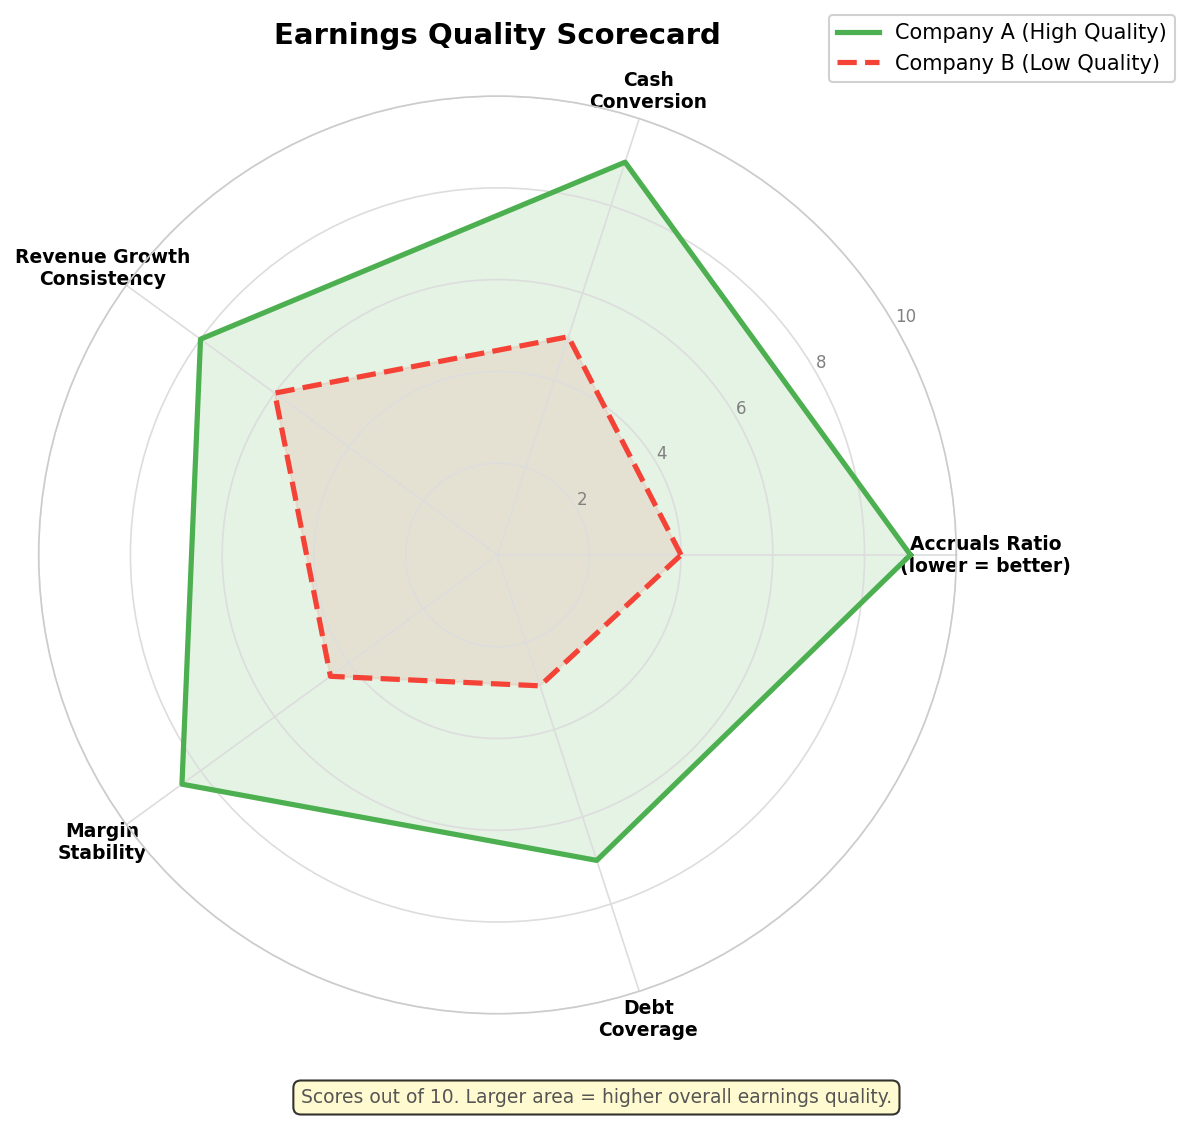

The Python source for this figure:
"""
Week 35: Earnings Quality Radar / Spider Chart
================================================
Compares two hypothetical companies on five earnings-quality metrics:
  1. Accruals Ratio (lower is better -- inverted for display)
  2. Cash Conversion
  3. Revenue Growth Consistency
  4. Margin Stability
  5. Debt Coverage

Output: week35_earnings_quality.png
"""

import numpy as np
import matplotlib.pyplot as plt

# -------------------------------------------------------------------
# Metrics and data (scores out of 10)
# -------------------------------------------------------------------
categories = [
    "Accruals Ratio\n(lower = better)",
    "Cash\nConversion",
    "Revenue Growth\nConsistency",
    "Margin\nStability",
    "Debt\nCoverage",
]

# Company A: high-quality earner
company_a_scores = [9, 9, 8, 8.5, 7]
# Company B: lower-quality earner
company_b_scores = [4, 5, 6, 4.5, 3]

num_vars = len(categories)

# -------------------------------------------------------------------
# Radar chart setup
# -------------------------------------------------------------------
# Compute angle for each axis
angles = np.linspace(0, 2 * np.pi, num_vars, endpoint=False).tolist()

# Close the polygon
company_a_scores += company_a_scores[:1]
company_b_scores += company_b_scores[:1]
angles += angles[:1]

# -------------------------------------------------------------------
# Plotting
# -------------------------------------------------------------------
fig, ax = plt.subplots(figsize=(8, 8), subplot_kw=dict(polar=True))

# Company A
ax.plot(angles, company_a_scores, color="#4CAF50", linewidth=2.5,
        linestyle="-", label="Company A (High Quality)")
ax.fill(angles, company_a_scores, color="#4CAF50", alpha=0.15)

# Company B
ax.plot(angles, company_b_scores, color="#F44336", linewidth=2.5,
        linestyle="--", label="Company B (Low Quality)")
ax.fill(angles, company_b_scores, color="#F44336", alpha=0.10)

# Category labels
ax.set_xticks(angles[:-1])
ax.set_xticklabels(categories, fontsize=9, fontweight="bold")

# Radial grid
ax.set_ylim(0, 10)
ax.set_yticks([2, 4, 6, 8, 10])
ax.set_yticklabels(["2", "4", "6", "8", "10"], fontsize=8, color="grey")
ax.set_rlabel_position(30)

# Grid styling
ax.spines["polar"].set_color("#ccc")
ax.grid(color="#ddd", linewidth=0.8)

# Legend
ax.legend(loc="upper right", bbox_to_anchor=(1.25, 1.1), fontsize=10,
          framealpha=0.9)

# Title
ax.set_title("Earnings Quality Scorecard",
             fontsize=14, fontweight="bold", pad=25)

# Interpretation note
fig.text(0.5, 0.02,
         "Scores out of 10. Larger area = higher overall earnings quality.",
         ha="center", fontsize=9, color="#555",
         bbox=dict(boxstyle="round,pad=0.4", facecolor="#FFF9C4", alpha=0.8))

plt.tight_layout()
plt.savefig("B:/chanmainvest/tutorial/course/animation/week35_earnings_quality.png",
            dpi=150, bbox_inches="tight")
plt.close()
print("Saved week35_earnings_quality.png")
